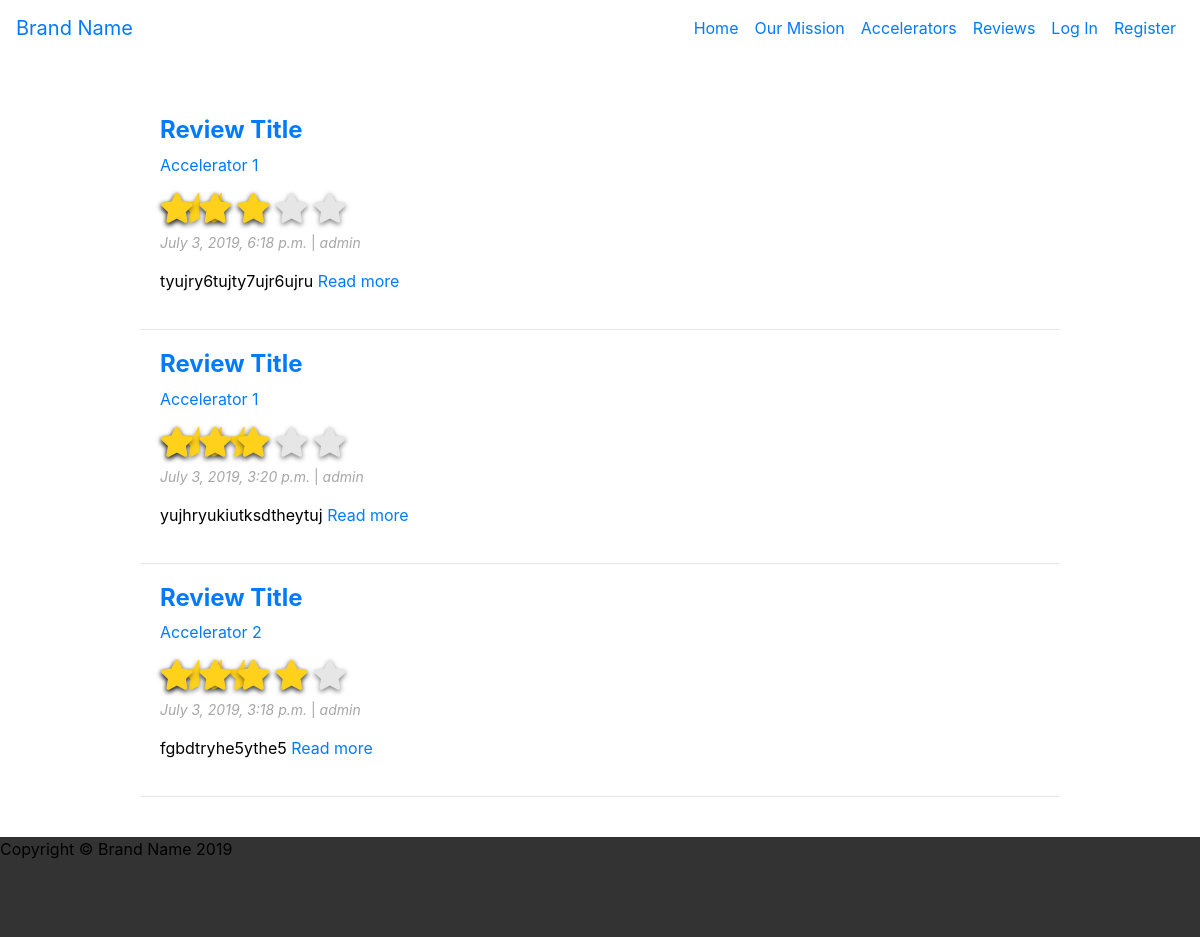
The page /reviews/ on the database as committed earlier.
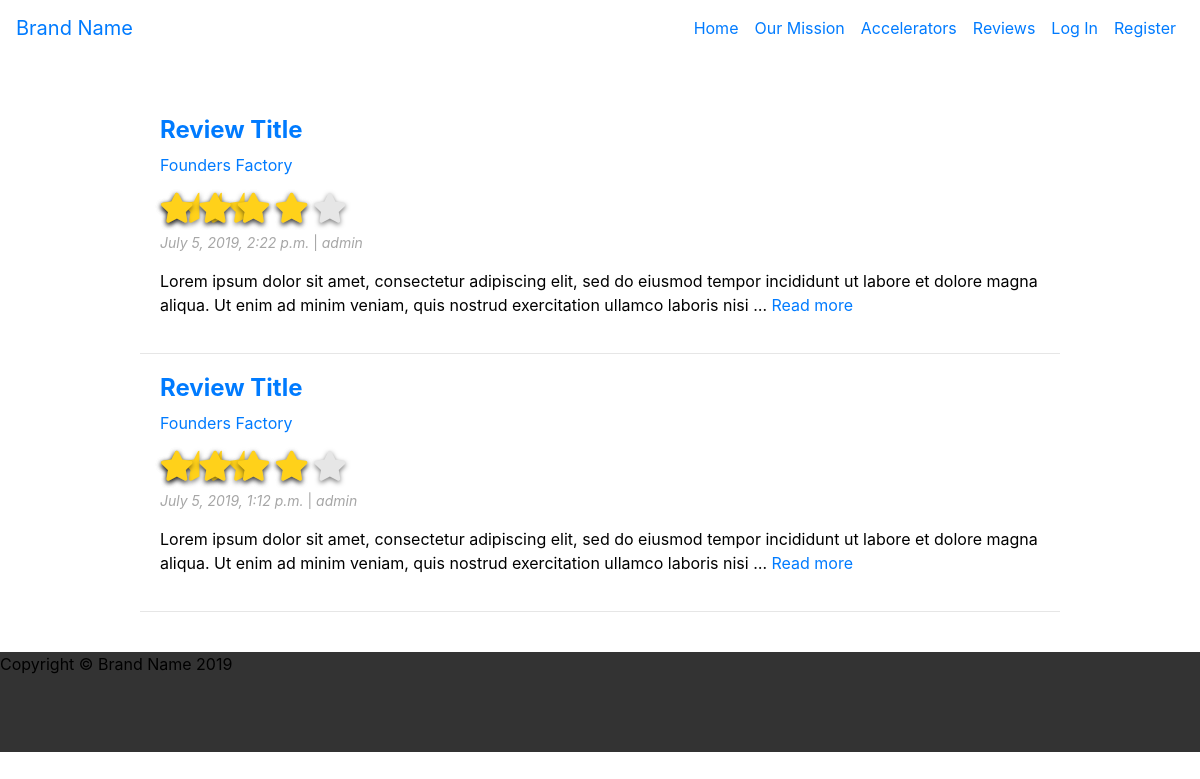
The same page on the database as committed later.
### reviews/models.py (models this page shows, shortened)
class Review(models.Model):
    RATINGS = (
        ('1', '1'),
        ('2', '2'),
        ('3', '3'),
        ('4', '4'),
        ('5', '5'),
    )
    subject = models.ForeignKey(Accelerator, on_delete=models.CASCADE, blank=False)
    author = models.ForeignKey(User, on_delete=models.CASCADE, blank=False, default='admin')
    feedback = models.TextField(blank=False)
    date_posted = models.DateTimeField(default=timezone.now)
    mentorship = models.CharField(choices=RATINGS, blank=False, max_length=1)
    hiring = models.CharField(choices=RATINGS, blank=False, max_length=1)
    community = models.CharField(choices=RATINGS, blank=False, max_length=1)
    fundraising = models.CharField(choices=RATINGS, blank=False, max_length=1)
    corporate_dev = models.CharField(choices=RATINGS, blank=False, max_length=1)
    overall = models.DecimalField(decimal_places=2, max_digits=3)

class Accelerator(models.Model):
    name = models.CharField(max_length=100)
    website = models.CharField(max_length=100)
    locations = models.CharField(max_length=100)
    bio = models.TextField()
    sector_focus = models.CharField(max_length=100)
    stage = models.CharField(max_length=100)
    deal = models.CharField(max_length=200)
    duration = models.CharField(max_length=100)
    overall_rating = models.DecimalField(decimal_places=2, max_digits=3)
    author = models.ForeignKey(User, on_delete=models.CASCADE, default='admin')
    logo = models.ImageField(default='default.jpg', upload_to='logos')
    def __str__(self):
        return self.name

### reviews/views.py (the view)
# urls.py: path('', ReviewListView.as_view(), name='reviews'),
class ReviewListView(ListView):
    model = Review
    template_name = 'reviews/reviews_home.html'
    context_object_name = 'reviews'
    ordering = ['-date_posted']

### reviews/templates/reviews/reviews_home.html (shortened to what this page needs)
{% extends 'accounts/base.html' %}
{% block content %}
    <div class="container">
        {% for review in reviews %}
            <div class="acc-reviews">
                <h4><b><a href="{% url 'review_detail' review.id %}">Review Title</a></b></h4>
                <p><a href="{% url 'review_detail' review.id %}">{{ review.subject }}</a></p>
                <div class="emptyStarsSmall">
                    <i class="fa fa-star" id="emptyStarSmall1"></i>
                    <i class="fa fa-star" id="emptyStarSmall2"></i>
                    <i class="fa fa-star" id="emptyStarSmall3"></i>
                    <i class="fa fa-star" id="emptyStarSmall4"></i>
                    <i class="fa fa-star" id="emptyStarSmall5"></i>
                </div>
                <div class="halfStarsSmall">
                    <i class="fas fa-star-half" id="halfStarSmall1"></i>
                    <i class="fas fa-star-half" {% if review.overall < 1.25 %} style="display:none;" {% endif %} id="halfStarSmall2"></i>
                    <i class="fas fa-star-half" {% if review.overall < 2.25 %} style="display:none;" {% endif %} id="halfStarSmall3"></i>
                    <i class="fas fa-star-half" {% if review.overall < 3.25 %} style="display:none;" {% endif %} id="halfStarSmall4"></i>
                </div>
                <div class="fullStarsSmall">
                    <i class="fa fa-star" id="fullStarSmall1"></i>
                    <i class="fa fa-star" {% if review.overall < 1.75 %} style="display:none;" {% endif %} id="fullStarSmall2"></i>
                    <i class="fa fa-star" {% if review.overall < 2.75 %} style="display:none;" {% endif %} id="fullStarSmall3"></i>
                    <i class="fa fa-star" {% if review.overall < 3.75 %} style="display:none;" {% endif %} id="fullStarSmall4"></i>
                </div>
                <br>
                <p class="date-author"><i>{{ review.date_posted }}</i> | <i>{{ review.author }}</i></p>
                <p class="blog-text">{{ review.feedback|truncatewords:30 }} <a href="{% url 'review_detail' review.id %}">Read more</a></p>
            </div>
        {% endfor %}
    </div>
{% endblock %}

Rows that differ between the two databases and show on the page:
removed Review: subject "Accelerator 1", overall 3 (drawn), date_posted "July 3, 2019, 6:18 p.m.", author "admin", feedback "tyujry6tujty7ujr6ujru"
removed Review: subject "Accelerator 1", overall 3.6 (drawn), date_posted "July 3, 2019, 3:20 p.m.", author "admin", feedback "yujhryukiutksdtheytuj"
removed Review: subject "Accelerator 2", overall 3.8 (drawn), date_posted "July 3, 2019, 3:18 p.m.", author "admin", feedback "fgbdtryhe5ythe5"
added Review: subject "Founders Factory", overall 4.2 (drawn), date_posted "July 5, 2019, 2:22 p.m.", author "admin", feedback "Lorem ipsum dolor sit amet, consectetur adipiscing elit, sed do eiusmod tempor incididunt ut labore et dolore magna aliqua. Ut enim ad minim veniam, quis nostrud exercitation ullamco laboris nisi …"
added Review: subject "Founders Factory", overall 4.2 (drawn), date_posted "July 5, 2019, 1:12 p.m.", author "admin", feedback "Lorem ipsum dolor sit amet, consectetur adipiscing elit, sed do eiusmod tempor incididunt ut labore et dolore magna aliqua. Ut enim ad minim veniam, quis nostrud exercitation ullamco laboris nisi …"
